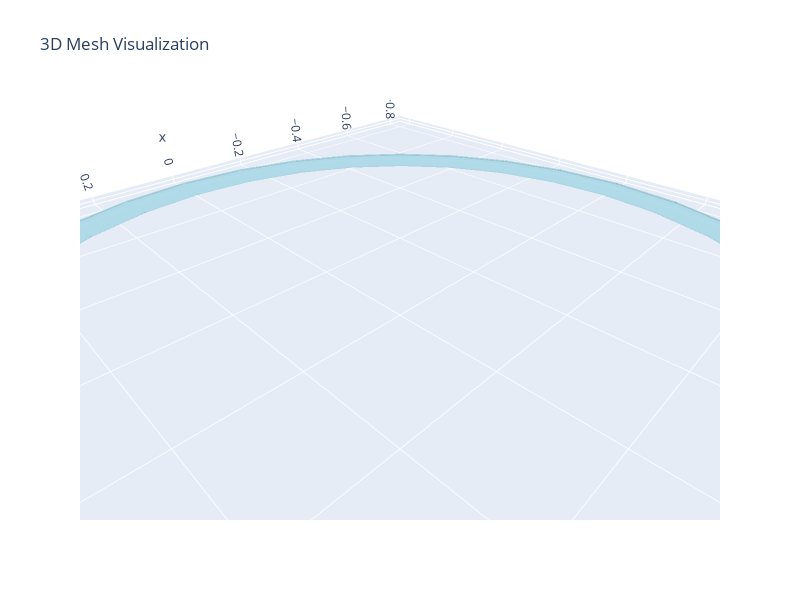

The code cell stored with this chart in its notebook:
### Code cell
# Unguided implicit MCF (cotangent, secure weights)
mcf_res = mean_curvature_flow(
    mesh,
    dt=1e-3,
    iterations=300,
    laplacian_type="cotangent",
    laplacian_secure=True,
)

V_after = mcf_res.vertices
mesh_after = tm.Trimesh(vertices=V_after, faces=mesh.faces, process=False)
print("Volume: before=", mesh.volume, " after=", mesh_after.volume)
mm_after = MeshManager(mesh_after)
mm_after.visualize_mesh_3d()

### Figure 1 — Plotly figure (JSON) as saved in the notebook; plotly's stock layout.template omitted (floating-point values rounded to 4 significant figures; data arrays with more than 128 entries replaced by an {"elided": "..."} marker saying what was removed)
{"data": [{"color": "lightblue", "i": {"elided": "512 int values"}, "j": {"elided": "512 int values"}, "k": {"elided": "512 int values"}, "name": "Mesh", "opacity": 0.8, "type": "mesh3d", "x": {"elided": "256 float values"}, "y": {"elided": "256 float values"}, "z": {"elided": "256 float values"}}], "layout": {"autosize": false, "height": 600, "scene": {"aspectmode": "data", "xaxis": {"visible": true}, "yaxis": {"visible": true}, "zaxis": {"visible": true}}, "title": {"text": "3D Mesh Visualization"}, "width": 800}}
